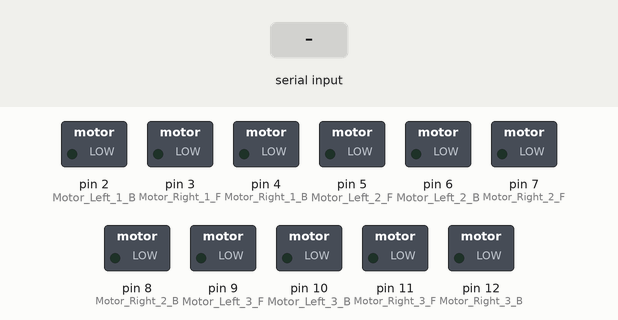
This sketch was run on a simulated Arduino Uno, built with avr-gcc and run on an emulated ATmega328P. On the bench: switched loads named in the sketch (green lamp = pin HIGH). The inputs (shaded band) are chosen by the test bench. Pins used as bus, display or sensor lines are not drawn.

Above: at 1.2 s.
1.3 s: "w" received over Serial
At 2.5 s:
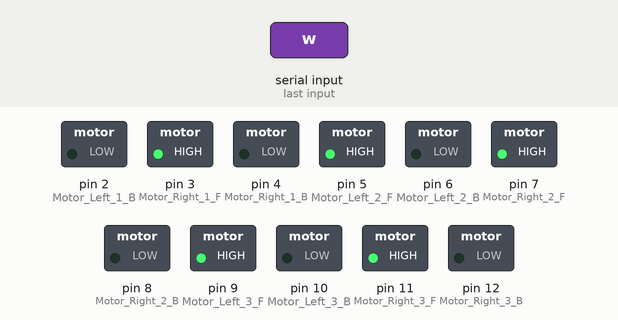
2.8 s: "s" received over Serial
At 3.7 s:
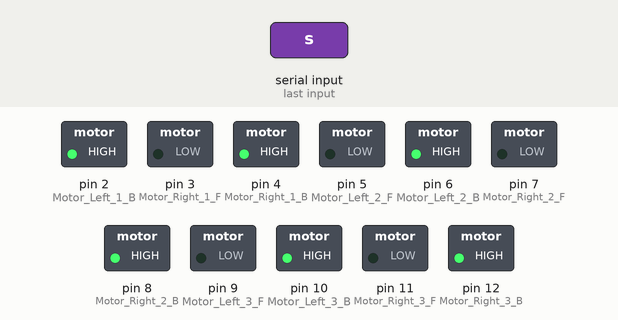
4.3 s: "a" received over Serial
At 4.9 s:
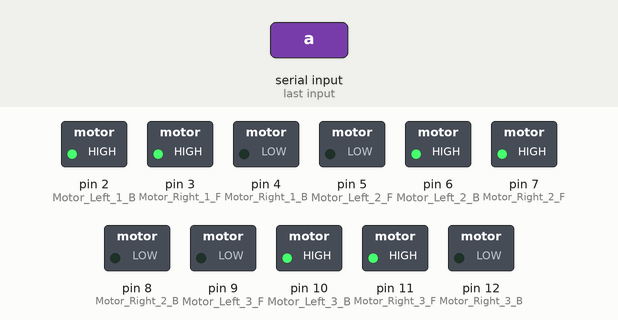
5.8 s: "d" received over Serial
At 7.2 s:
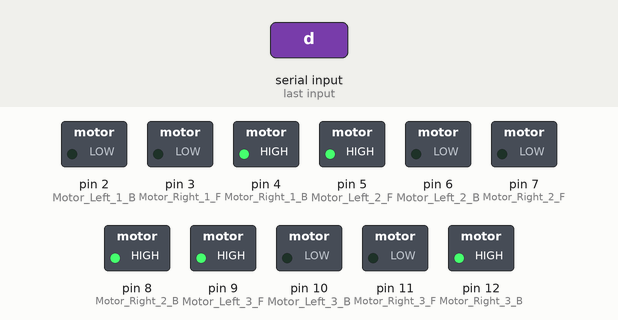
Timing chart, 0 to 8.3 s (numbered marks = the images above; inputs shaded):
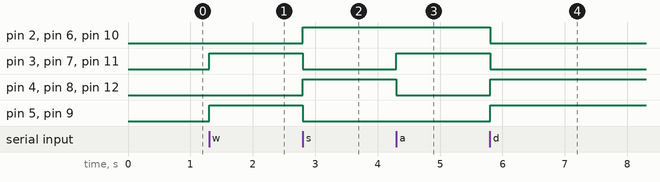

The sketch:

Movement.ino
```cpp
#define Motor_Left_1_F 1
#define Motor_Left_1_B 2
#define Motor_Right_1_F 3
#define Motor_Right_1_B 4
#define Motor_Left_2_F 5
#define Motor_Left_2_B 6
#define Motor_Right_2_F 7
#define Motor_Right_2_B 8
#define Motor_Left_3_F 9
#define Motor_Left_3_B 10
#define Motor_Right_3_F 11
#define Motor_Right_3_B 12

void setup()
{
  Serial.begin(9600);
  pinMode(Motor_Left_1_F,OUTPUT);
  pinMode(Motor_Left_1_B,OUTPUT);
  pinMode(Motor_Left_2_F,OUTPUT);
  pinMode(Motor_Left_2_B,OUTPUT);
  pinMode(Motor_Left_3_F,OUTPUT);
  pinMode(Motor_Left_3_B,OUTPUT);
  pinMode(Motor_Right_1_F,OUTPUT);
  pinMode(Motor_Right_1_B,OUTPUT);
  pinMode(Motor_Right_2_F,OUTPUT);
  pinMode(Motor_Right_2_B,OUTPUT);
  pinMode(Motor_Right_3_F,OUTPUT);
  pinMode(Motor_Right_3_B,OUTPUT);
}
void loop()
{
  while(Serial.available())
  {
    char input=Serial.read();
    {
      if(input=='w')
      forward();
      else
      if(input=='s')
      backward();
      else
      if(input=='a')
      left();
      else
      if(input=='d')
      right();
    }
  }
}

void forward()
{
  digitalWrite(Motor_Left_1_F,HIGH);
  digitalWrite(Motor_Left_2_F,HIGH);
  digitalWrite(Motor_Left_3_F,HIGH);
  digitalWrite(Motor_Right_1_F,HIGH);
  digitalWrite(Motor_Right_2_F,HIGH);
  digitalWrite(Motor_Right_3_F,HIGH);
  digitalWrite(Motor_Left_1_B,LOW);
  digitalWrite(Motor_Left_2_B,LOW);
  digitalWrite(Motor_Left_3_B,LOW);
  digitalWrite(Motor_Right_1_B,LOW);
  digitalWrite(Motor_Right_2_B,LOW);
  digitalWrite(Motor_Right_3_B,LOW);

}
void backward()
{
  digitalWrite(Motor_Left_1_F,LOW);
  digitalWrite(Motor_Left_2_F,LOW);
  digitalWrite(Motor_Left_3_F,LOW);
  digitalWrite(Motor_Right_1_F,LOW);
  digitalWrite(Motor_Right_2_F,LOW);
  digitalWrite(Motor_Right_3_F,LOW);
  digitalWrite(Motor_Left_1_B,HIGH);
  digitalWrite(Motor_Left_2_B,HIGH);
  digitalWrite(Motor_Left_3_B,HIGH);
  digitalWrite(Motor_Right_1_B,HIGH);
  digitalWrite(Motor_Right_2_B,HIGH);
  digitalWrite(Motor_Right_3_B,HIGH);
}
void left()
{
  digitalWrite(Motor_Left_1_F,LOW);
  digitalWrite(Motor_Left_2_F,LOW);
  digitalWrite(Motor_Left_3_F,LOW);
  digitalWrite(Motor_Right_1_F,HIGH);
  digitalWrite(Motor_Right_2_F,HIGH);
  digitalWrite(Motor_Right_3_F,HIGH);
  digitalWrite(Motor_Left_1_B,HIGH);
  digitalWrite(Motor_Left_2_B,HIGH);
  digitalWrite(Motor_Left_3_B,HIGH);
  digitalWrite(Motor_Right_1_B,LOW);
  digitalWrite(Motor_Right_2_B,LOW);
  digitalWrite(Motor_Right_3_B,LOW);
}
void right()
{
    digitalWrite(Motor_Left_1_F,HIGH);
  digitalWrite(Motor_Left_2_F,HIGH);
  digitalWrite(Motor_Left_3_F,HIGH);
  digitalWrite(Motor_Right_1_F,LOW);
  digitalWrite(Motor_Right_2_F,LOW);
  digitalWrite(Motor_Right_3_F,LOW);
  digitalWrite(Motor_Left_1_B,LOW);
  digitalWrite(Motor_Left_2_B,LOW);
  digitalWrite(Motor_Left_3_B,LOW);
  digitalWrite(Motor_Right_1_B,HIGH);
  digitalWrite(Motor_Right_2_B,HIGH);
  digitalWrite(Motor_Right_3_B,HIGH);
}
void Stop()
{
  digitalWrite(Motor_Left_1_F,LOW);
  digitalWrite(Motor_Left_2_F,LOW);
  digitalWrite(Motor_Left_3_F,LOW);
  digitalWrite(Motor_Right_1_F,LOW);
  digitalWrite(Motor_Right_2_F,LOW);
  digitalWrite(Motor_Right_3_F,LOW);
  digitalWrite(Motor_Left_1_B,LOW);
  digitalWrite(Motor_Left_2_B,LOW);
  digitalWrite(Motor_Left_3_B,LOW);
  digitalWrite(Motor_Right_1_B,LOW);
  digitalWrite(Motor_Right_2_B,LOW);
  digitalWrite(Motor_Right_3_B,LOW);
}
```

Measured:
- after the input at 1.3 s, pin 3 (Motor_Right_1_F), pin 5 (Motor_Left_2_F), pin 7 (Motor_Right_2_F), pin 9 (Motor_Left_3_F), pin 11 (Motor_Right_3_F): LOW → HIGH at once
- after the input at 2.8 s, pin 2 (Motor_Left_1_B), pin 4 (Motor_Right_1_B), pin 6 (Motor_Left_2_B), pin 8 (Motor_Right_2_B), pin 10 (Motor_Left_3_B), pin 12 (Motor_Right_3_B): LOW → HIGH at once; pin 3 (Motor_Right_1_F), pin 5 (Motor_Left_2_F), pin 7 (Motor_Right_2_F), pin 9 (Motor_Left_3_F), pin 11 (Motor_Right_3_F): HIGH → LOW at once
- after the input at 4.3 s, pin 3 (Motor_Right_1_F), pin 7 (Motor_Right_2_F), pin 11 (Motor_Right_3_F): LOW → HIGH at once; pin 4 (Motor_Right_1_B), pin 8 (Motor_Right_2_B), pin 12 (Motor_Right_3_B): HIGH → LOW at once
- after the input at 5.8 s, pin 2 (Motor_Left_1_B), pin 3 (Motor_Right_1_F), pin 6 (Motor_Left_2_B), pin 7 (Motor_Right_2_F), pin 10 (Motor_Left_3_B), pin 11 (Motor_Right_3_F): HIGH → LOW at once; pin 4 (Motor_Right_1_B), pin 5 (Motor_Left_2_F), pin 8 (Motor_Right_2_B), pin 9 (Motor_Left_3_F), pin 12 (Motor_Right_3_B): LOW → HIGH at once
